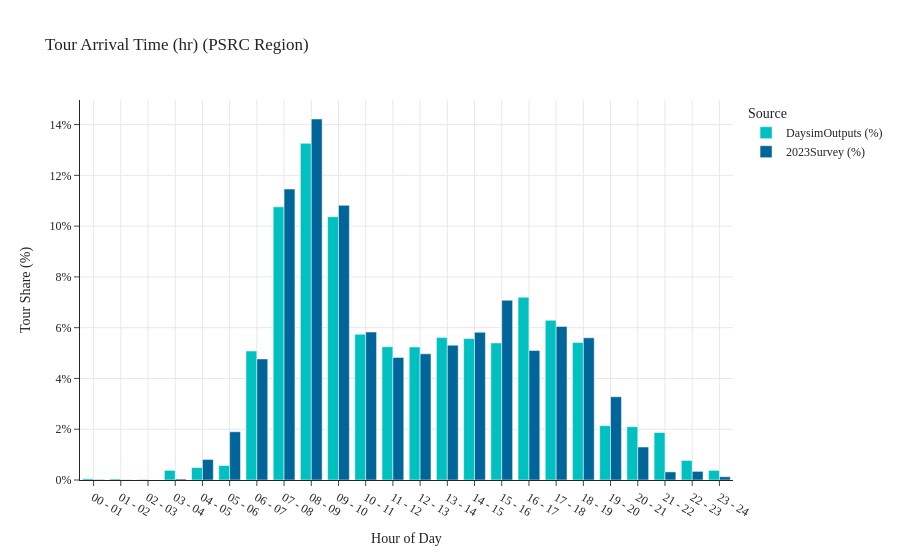

Here is the notebook cell this chart was saved with:
### Code cell
tour_pd_arr_time(data1=data_daysim, data2=data_survey, tag='PSRC Region')

### Figure 1 — Plotly figure (JSON) as saved in the notebook; plotly's stock layout.template omitted (floating-point values rounded to 4 significant figures)
{"data": [{"alignmentgroup": "True", "hovertemplate": "Source=DaysimOutputs (%)<br>Primary Destination Arrival Hour=%{x}<br>Tour Arrival Time (hr)=%{y}<extra></extra>", "legendgroup": "DaysimOutputs (%)", "marker": {"color": "#00C0C0", "pattern": {"shape": ""}}, "name": "DaysimOutputs (%)", "offsetgroup": "DaysimOutputs (%)", "orientation": "v", "showlegend": true, "textposition": "auto", "type": "bar", "x": ["00 - 01", "01 - 02", "02 - 03", "03 - 04", "04 - 05", "05 - 06", "06 - 07", "07 - 08", "08 - 09", "09 - 10", "10 - 11", "11 - 12", "12 - 13", "13 - 14", "14 - 15", "15 - 16", "16 - 17", "17 - 18", "18 - 19", "19 - 20", "20 - 21", "21 - 22", "22 - 23", "23 - 24"], "xaxis": "x", "y": [0.05, 0.04, 0.02, 0.38, 0.49, 0.57, 5.08, 10.76, 13.26, 10.37, 5.74, 5.25, 5.24, 5.61, 5.57, 5.4, 7.2, 6.29, 5.42, 2.14, 2.1, 1.87, 0.77, 0.38], "yaxis": "y"}, {"alignmentgroup": "True", "hovertemplate": "Source=2023Survey (%)<br>Primary Destination Arrival Hour=%{x}<br>Tour Arrival Time (hr)=%{y}<extra></extra>", "legendgroup": "2023Survey (%)", "marker": {"color": "#006598", "pattern": {"shape": ""}}, "name": "2023Survey (%)", "offsetgroup": "2023Survey (%)", "orientation": "v", "showlegend": true, "textposition": "auto", "type": "bar", "x": ["00 - 01", "01 - 02", "02 - 03", "03 - 04", "04 - 05", "05 - 06", "06 - 07", "07 - 08", "08 - 09", "09 - 10", "10 - 11", "11 - 12", "12 - 13", "13 - 14", "14 - 15", "15 - 16", "16 - 17", "17 - 18", "18 - 19", "19 - 20", "20 - 21", "21 - 22", "22 - 23", "23 - 24"], "xaxis": "x", "y": [0.02, 0.01, 0, 0.04, 0.81, 1.9, 4.77, 11.46, 14.22, 10.82, 5.83, 4.83, 4.97, 5.31, 5.82, 7.08, 5.1, 6.05, 5.6, 3.28, 1.3, 0.32, 0.34, 0.13], "yaxis": "y"}], "layout": {"barmode": "group", "legend": {"title": {"text": "Source"}, "tracegroupgap": 0}, "title": {"text": "Tour Arrival Time (hr) (PSRC Region)"}, "xaxis": {"anchor": "y", "domain": [0, 1], "showgrid": true, "title": {"text": "Hour of Day"}}, "yaxis": {"anchor": "x", "domain": [0, 1], "showgrid": true, "ticksuffix": "%", "title": {"text": "Tour Share (%)"}}}}
